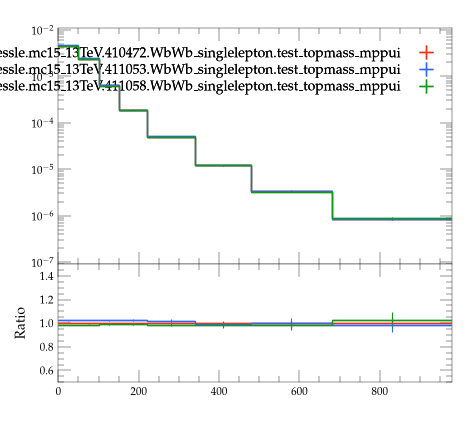

This figure's Python source:
#! /usr/bin/env python3

# This Python script was auto-generated using YODA v2.1.2.
# Analysis object: /WbWb_singlelepton/pT_Wbblnu
# Timestamp: 07-08-2026 (09:26:45)

import matplotlib as mpl
import matplotlib.pyplot as plt
mpl.use('Agg') # comment out for interactive use
import os
import numpy as np
from numpy import nan, inf

plotDir = os.path.split(os.path.realpath(__file__))[0]
if 'YODA_USER_PLOT_PATH' in globals():
    plot_outdir = globals()['YODA_USER_PLOT_PATH']
else:
    plot_outdir = plotDir

#plot style
plt.style.use(os.path.join(plotDir, '../default.mplstyle'))
# plot metadata
figW, figH = plt.rcParams['figure.figsize']
ax_xLabel = ''
ax_yLabel = ''
ax_title  = ''
ax_xScale = 'linear'
ax_yScale = 'log'
xLims = (0.0, 980.0)
yLims = (9e-08, 0.011000000000000001)

# TeX-friendly labels for the legend
labels = {
  'legend' : ([ r"user.johessle.mc15\_13TeV.410472.WbWb\_singlelepton.test\_topmass\_mppui", r"user.johessle.mc15\_13TeV.411053.WbWb\_singlelepton.test\_topmass\_mppui", r"user.johessle.mc15\_13TeV.411058.WbWb\_singlelepton.test\_topmass\_mppui" ], r""),
}

# Adjust canvas width and height
canvasW = 10.0
canvasH = 9.0
figW *= canvasW/10.
figH *= canvasH/9.

# Create figure and axis objects
fig, (ax, ratio0_ax) = plt.subplots(2, 1, sharex=True,
                  figsize=(figW,figH), gridspec_kw={'height_ratios': (6.0, 3.0)})

# Set figure margins
plt.subplots_adjust(
    left   = 1.0 * plt.rcParams['figure.subplot.left'],
    right  = 1.0 * plt.rcParams['figure.subplot.right'],
    top    = 1.0 * plt.rcParams['figure.subplot.top'],
    bottom = 1.0 * plt.rcParams['figure.subplot.bottom'])

ratio0_ax.yaxis.set_major_locator(mpl.ticker.MultipleLocator(0.2))
ratio0_ax.set_ylim(0.5, 1.4999)
ratio0_ax.set_ylabel('Ratio')

# the numerical data is stored in a separate file
dataf = dict()
prefix = os.path.split(__file__)[0]
if prefix:    prefix = prefix + '/'
exec(open(prefix+'pT_Wbblnu__data.py').read(), dataf)


legend_handles = dict() # keep track of handles for the legend

# style options for curves
# starts at zorder>=5 to draw curve on top of legend
styles = {
  'user.johessle.mc15_13TeV.410472.WbWb_singlelepton.test_topmass_mppui.yoda': {
    'color' : '#EE3311',
    'linestyle' : '-',
    'lineopacity' : 1.0,
    'linewidth' : 1,
    'marker' : 'none',
    'markersize' : 2,
    'capsize' : 0.0,
    'zorder' : 5,
    'histstyle' : 1,
    'drawstyle' : 'steps-pre',
    'xerrorbars' : 1,
    'yerrorbars' : 1,
    'fillcolor' : None,
    'fillopacity' : 1.0,
    'ratio0_linestyle' : '-',
    'ratio0_lineopacity' : 1.0,
    'ratio0_linewidth' : 1,
    'ratio0_marker' : 'none',
    'ratio0_markersize' : 2,
    'ratio0_capsize' : 0.0,
    'ratio0_zorder' : 5,
    'ratio0_histstyle' : 1,
    'ratio0_drawstyle' : 'steps-pre',
    'ratio0_xerrorbars' : 1,
    'ratio0_yerrorbars' : 1,
  },
  'user.johessle.mc15_13TeV.411053.WbWb_singlelepton.test_topmass_mppui.yoda': {
    'color' : '#3366FF',
    'linestyle' : '-',
    'lineopacity' : 1.0,
    'linewidth' : 1,
    'marker' : 'none',
    'markersize' : 2,
    'capsize' : 0.0,
    'zorder' : 6,
    'histstyle' : 1,
    'drawstyle' : 'steps-pre',
    'xerrorbars' : 1,
    'yerrorbars' : 1,
    'fillcolor' : None,
    'fillopacity' : 1.0,
    'ratio0_linestyle' : '-',
    'ratio0_lineopacity' : 1.0,
    'ratio0_linewidth' : 1,
    'ratio0_marker' : 'none',
    'ratio0_markersize' : 2,
    'ratio0_capsize' : 0.0,
    'ratio0_zorder' : 6,
    'ratio0_histstyle' : 1,
    'ratio0_drawstyle' : 'steps-pre',
    'ratio0_xerrorbars' : 1,
    'ratio0_yerrorbars' : 1,
  },
  'user.johessle.mc15_13TeV.411058.WbWb_singlelepton.test_topmass_mppui.yoda': {
    'color' : '#109618',
    'linestyle' : '-',
    'lineopacity' : 1.0,
    'linewidth' : 1,
    'marker' : 'none',
    'markersize' : 2,
    'capsize' : 0.0,
    'zorder' : 7,
    'histstyle' : 1,
    'drawstyle' : 'steps-pre',
    'xerrorbars' : 1,
    'yerrorbars' : 1,
    'fillcolor' : None,
    'fillopacity' : 1.0,
    'ratio0_linestyle' : '-',
    'ratio0_lineopacity' : 1.0,
    'ratio0_linewidth' : 1,
    'ratio0_marker' : 'none',
    'ratio0_markersize' : 2,
    'ratio0_capsize' : 0.0,
    'ratio0_zorder' : 7,
    'ratio0_histstyle' : 1,
    'ratio0_drawstyle' : 'steps-pre',
    'ratio0_xerrorbars' : 1,
    'ratio0_yerrorbars' : 1,
  },
}

# curve from input yoda files in main panel
for label, yvals in dataf['yvals'].items():
    if all(np.isnan(v) for v in dataf['yvals'][label]):
        continue
    tmp = None
    if styles[label]['histstyle']: # draw as histogram
        xpos = dataf['xedges'][label] if styles[label]['drawstyle'] else dataf['xpoints'][label]
        ypos = np.insert(yvals, 0, yvals[0]) if styles[label]['drawstyle'] else yvals
        if styles[label]['fillcolor']: # fill area below curve
            ax.fill_between(xpos, ypos, step='pre',
                            color=styles[label]['fillcolor'],
                            alpha=styles[label]['fillopacity'])
        tmp, = ax.plot(xpos, ypos,
                       color=styles[label]['color'],
                       linestyle=styles[label]['linestyle'],
                       alpha=styles[label]['lineopacity'],
                       linewidth=styles[label]['linewidth'],
                       drawstyle=styles[label]['drawstyle'], solid_joinstyle='miter',
                       zorder=styles[label]['zorder'], label=label)
    tmp = ax.errorbar(dataf['xpoints'][label], yvals,
                      xerr=np.array(dataf['xerrs'][label])*styles[label]['xerrorbars'],
                      yerr=np.array(dataf['yerrs'][label])*styles[label]['yerrorbars'],
                      fmt=styles[label]['marker'], capsize=styles[label]['capsize'],
                      alpha=styles[label]['lineopacity'],
                      markersize=styles[label]['markersize'],
                      ecolor=styles[label]['color'],
                      color=styles[label]['color'], zorder=styles[label]['zorder'])
    tmp[-1][0].set_linestyle(styles[label]['linestyle'])
    tmp[-1][0].set_linewidth(styles[label]['linewidth'])
    if label in dataf['add_legend_handle']:  legend_handles[label] = tmp
    for varLabel in dataf['variation_yvals'].keys():
        if varLabel.startswith(label):
            tmp, = ax.plot(dataf['xedges'][label], dataf['variation_yvals'][varLabel],
                           color=styles[label]['color'],
                           linestyle=styles[label]['linestyle'],
                           linewidth=styles[label]['linewidth'],
                           drawstyle='steps-pre', solid_joinstyle='miter',
                           zorder=styles[label]['zorder'], alpha=0.5)


# plots on ratio panel
# curve from input yoda files in ratio panel
for label, yvals in dataf['ratio0_yvals'].items():
    if all(np.isnan(v) for v in yvals):
        continue
    if styles[label]['ratio0_histstyle']: # plot as histogram
        xpos = dataf['xedges']['user.johessle.mc15_13TeV.410472.WbWb_singlelepton.test_topmass_mppui.yoda'] if styles[label]['ratio0_drawstyle'] else dataf['xpoints']['user.johessle.mc15_13TeV.410472.WbWb_singlelepton.test_topmass_mppui.yoda']
        ypos = np.insert(yvals, 0, yvals[0]) if styles[label]['ratio0_drawstyle'] else yvals
        ratio0_ax.plot(xpos, ypos,
                       color=styles[label]['color'],
                       linewidth=styles[label]['linewidth'],
                       linestyle=styles[label]['ratio0_linestyle'],
                       alpha=styles[label]['ratio0_lineopacity'],
                       drawstyle=styles[label]['ratio0_drawstyle'], zorder=styles[label]['zorder'],
                       solid_joinstyle='miter')
    tmp = ratio0_ax.errorbar(dataf['xpoints']['user.johessle.mc15_13TeV.410472.WbWb_singlelepton.test_topmass_mppui.yoda'], yvals,
                             xerr=np.array(dataf['ref_xerrs'])*styles[label]['ratio0_xerrorbars'],
                             yerr=np.array(dataf['ratio0_yerrs'][label])*styles[label]['ratio0_yerrorbars'],
                             fmt=styles[label]['ratio0_marker'], capsize=styles[label]['ratio0_capsize'],
                             alpha=styles[label]['ratio0_lineopacity'],
                             markersize=styles[label]['ratio0_markersize'],
                             ecolor=styles[label]['color'],
                             color=styles[label]['color'])
    tmp[-1][0].set_linestyle(styles[label]['ratio0_linestyle'])
    tmp[-1][0].set_linewidth(styles[label]['ratio0_linewidth'])

    for varlabel in dataf['ratio0_variation_vals'].keys():
        if varlabel.startswith(label):
            ratio0_ax.plot(dataf['xedges']['user.johessle.mc15_13TeV.410472.WbWb_singlelepton.test_topmass_mppui.yoda'],
                            dataf['ratio0_variation_vals'][varlabel],
                            color=styles[label]['color'],
                            linestyle=styles[label]['linestyle'],
                            linewidth=styles[label]['linewidth'],
                            drawstyle='steps-pre', solid_joinstyle='miter',
                            zorder=1, alpha=0.5)

legend_items = list(legend_handles.values())
ax.add_artist(ax.legend(legend_items,
                        labels['legend'][0],
                        title=labels['legend'][1],
                        alignment='right',
                        loc='upper right',
                        bbox_to_anchor=(1.0, 0.97),markerfirst=False))

# set plot metadata as defined above
ratio0_ax.set_xlabel(ax_xLabel)
ratio0_ax.xaxis.set_label_coords(1., -0.15)
ax.set_ylabel(ax_yLabel, ha='right', va='top')
ax.yaxis.set_label_coords(-0.11, 1.0)
ax.set_title(ax_title, loc='left')
ax.set_xscale(ax_xScale)
ax.set_yscale(ax_yScale)
ratio0_ax.set_yscale('linear')
ax.set_xlim(xLims)
ax.set_ylim(yLims)

# tick formatting
plt.rcParams['xtick.top'] = True
plt.rcParams['ytick.right'] = True
ax.yaxis.set_major_locator(mpl.ticker.LogLocator(base=10.0, numticks=np.inf))
ax.yaxis.set_minor_locator(mpl.ticker.LogLocator(
                           base=10.0, subs=np.arange(0.1, 1, 0.1), numticks=np.inf))
fig.align_ylabels((ax, ratio0_ax))
plt.savefig(os.path.join(plot_outdir, 'pT_Wbblnu.pdf'), format='PDF')
plt.savefig(os.path.join(plot_outdir, 'pT_Wbblnu.png'), format='PNG')

plt.close(fig)
